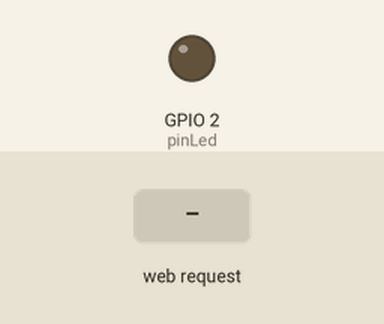
Simulated run of this sketch. Board: ESP8266 (NodeMCU). Parts: output pins drawn as LEDs (lit = HIGH). Inputs (shaded band) come from the test bench. What the sketch prints to the serial monitor is not drawn.

Above: at 1.2 s.
1.3 s: HTTP request GET /off received
At 2.1 s:
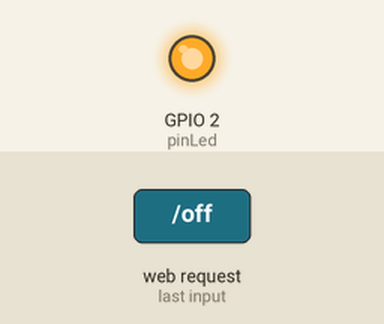
2.8 s: HTTP request GET /on received
At 3.2 s:
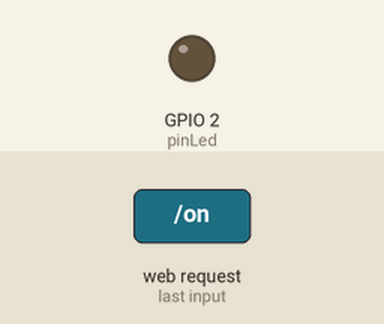
Timing chart, 0 to 5.8 s (numbered marks = the images above; inputs shaded):
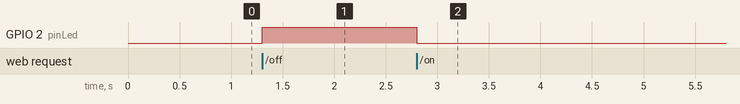

The sketch:

ESP_AP_MODE.ino
```cpp
#include <ESP8266WebServer.h>
#include <ESP8266WiFi.h>

const char* ssid = "ESP8266-AP";
const char* pass = "password";

const int pinLed = LED_BUILTIN;

ESP8266WebServer server(80);

void Home(){
  server.send(200, "text/plain", "Halaman HOME");
}

void LedOn(){
  digitalWrite(pinLed, LOW);
  server.send(200, "text/plain", "LED On");
}
void LedOff(){
  digitalWrite(pinLed, HIGH);
  server.send(200, "text/plain", "LED Off");
}
void setup() {
  Serial.begin(9600);
  pinMode(pinLed, OUTPUT);
  WiFi.softAP(ssid, pass);

  IPAddress myIP = WiFi.softAPIP();
  Serial.print("Access Point IP:");
  Serial.println(myIP);

  server.begin();
  server.on("/", Home);
  server.on("/on", LedOn);
  server.on("/off", LedOff);
}

void loop() {
  server.handleClient();
}
```

Measured:
- after the input at 1.3 s, GPIO 2 (pinLed): LOW → HIGH at once
- after the input at 2.8 s, GPIO 2 (pinLed): HIGH → LOW at once
